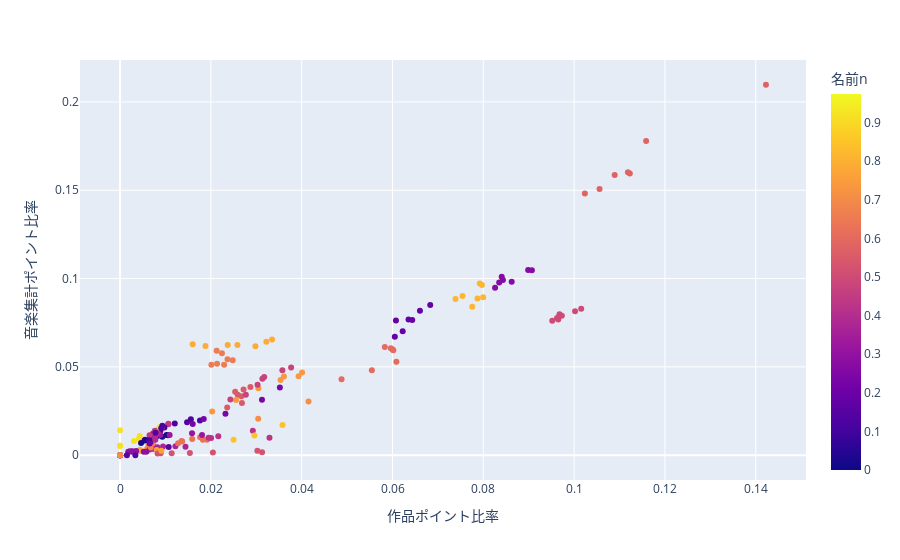

Notebook code cell kept with this figure:
### Markdown cell above
https://plotly.com/python/line-and-scatter/

### Code cell
fig = px.scatter(musictitlerate_vs_titlerate,
                    x="作品ポイント比率",y="音楽集計ポイント比率",color="名前n",hover_data=['名前'])
fig.show()

### Figure 1 — Plotly figure (JSON) as saved in the notebook; plotly's stock layout.template omitted (floating-point values rounded to 4 significant figures; data arrays with more than 128 entries replaced by an {"elided": "..."} marker saying what was removed)
{"data": [{"customdata": {"elided": "455x1 str values"}, "hovertemplate": "作品ポイント比率=%{x}<br>音楽集計ポイント比率=%{y}<br>名前=%{customdata[0]}<br>名前n=%{marker.color}<extra></extra>", "legendgroup": "", "marker": {"color": {"elided": "455 float values"}, "coloraxis": "coloraxis", "symbol": "circle"}, "mode": "markers", "name": "", "orientation": "v", "showlegend": false, "type": "scatter", "x": {"elided": "455 float values"}, "xaxis": "x", "y": {"elided": "455 float values"}, "yaxis": "y"}], "layout": {"coloraxis": {"colorbar": {"title": {"text": "名前n"}}, "colorscale": [[0, "#0d0887"], [0.1111, "#46039f"], [0.2222, "#7201a8"], [0.3333, "#9c179e"], [0.4444, "#bd3786"], [0.5556, "#d8576b"], [0.6667, "#ed7953"], [0.7778, "#fb9f3a"], [0.8889, "#fdca26"], [1, "#f0f921"]]}, "legend": {"tracegroupgap": 0}, "margin": {"t": 60}, "xaxis": {"anchor": "y", "domain": [0, 1], "title": {"text": "作品ポイント比率"}}, "yaxis": {"anchor": "x", "domain": [0, 1], "title": {"text": "音楽集計ポイント比率"}}}}
